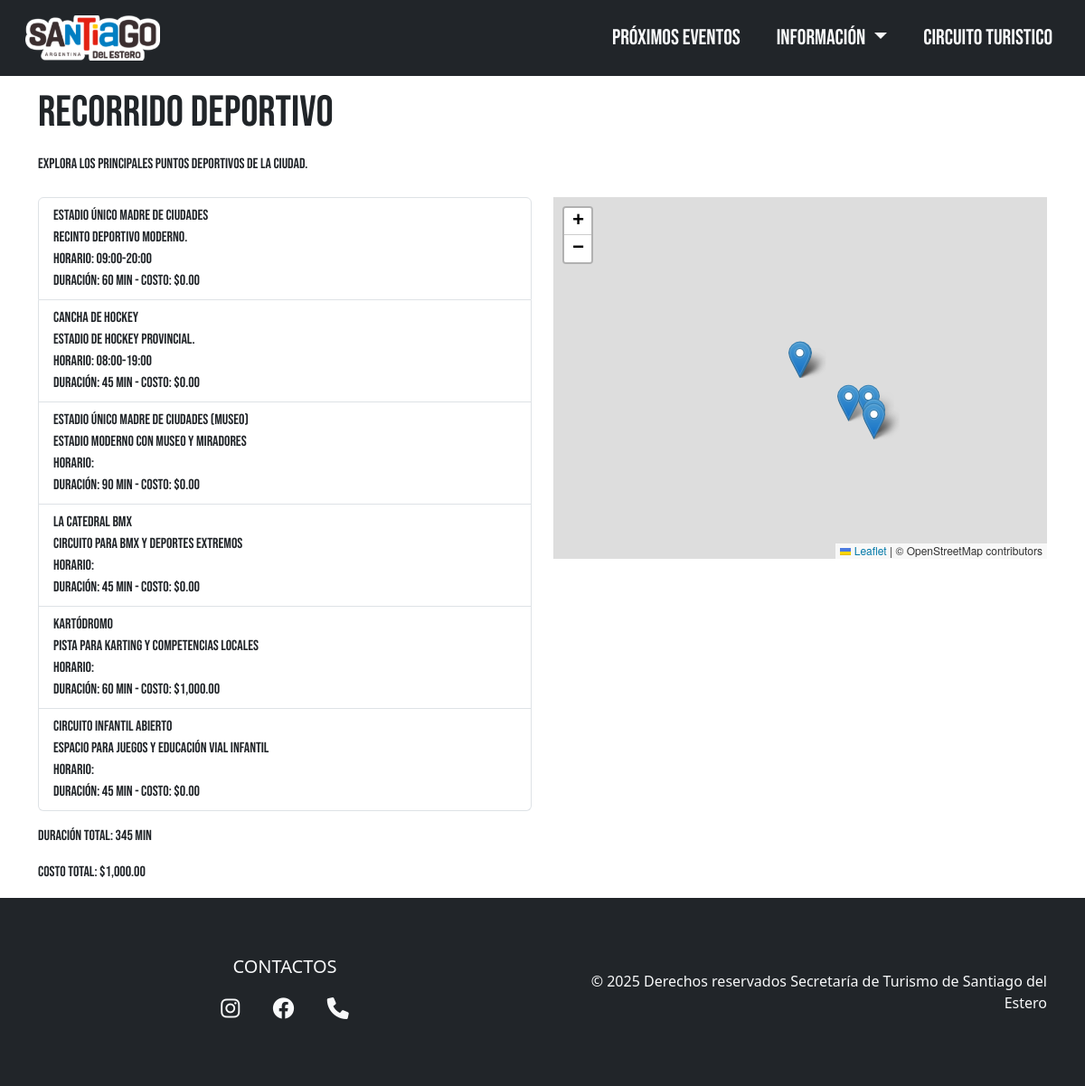
Screenshot of /recorrido.php?id=1 with the database file from the repository.
### tables this page shows
CREATE TABLE recorridos (
  id INT AUTO_INCREMENT PRIMARY KEY,
  nombre VARCHAR(255) NOT NULL,
  descripcion TEXT,
  imagen TEXT
);

CREATE TABLE destinos (
    id INT AUTO_INCREMENT PRIMARY KEY,
    nombre VARCHAR(255) NOT NULL,
    descripcion TEXT,
    horario VARCHAR(100),
    costo DECIMAL(10,2),
    duracion INT,
    duracion_texto VARCHAR(50),
    costo_texto VARCHAR(100),
    accesibilidad VARCHAR(50),
    imagen VARCHAR(255),
    enlace VARCHAR(255),
    latitud DECIMAL(10,6),
    longitud DECIMAL(10,6),
    categoria VARCHAR(100),
    CONSTRAINT uniq_destino_nombre UNIQUE (nombre)
);

### recorrido.php (the view, shortened to what this page needs)
<?php
require 'db.php';
$id = $_GET['id'] ?? 0;
$stmt = $pdo->prepare('SELECT nombre, descripcion FROM recorridos WHERE id = ?');
$stmt->execute([$id]);
$rec = $stmt->fetch();
$dstmt = $pdo->prepare('SELECT d.* FROM destinos d JOIN recorrido_destinos rd ON d.id = rd.destino_id WHERE rd.recorrido_id = ?');
$dstmt->execute([$id]);
$destinos = $dstmt->fetchAll();
$totalDur = array_sum(array_column($destinos, 'duracion'));
$totalCosto = array_sum(array_column($destinos, 'costo'));
?>
<!DOCTYPE html>
<html lang="es">
<head>
  <link rel="stylesheet" href="https://unpkg.com/leaflet@1.9.4/dist/leaflet.css" />
</head>
<body class="bg-body bebas-neue-regular">
  <header>
  </header>
  <main class="container pt-5 mt-5">
    <h1 class="mb-3" style="font-size:3em;"><?= htmlspecialchars($rec['nombre']) ?></h1>
    <p class="mb-4"><?= htmlspecialchars($rec['descripcion']) ?></p>
    <div class="row">
      <div class="col-md-6">
        <ul class="list-group mb-3">
          <?php foreach ($destinos as $d): ?>
            <li class="list-group-item">
              <strong><?= htmlspecialchars($d['nombre']) ?></strong><br>
              <?= htmlspecialchars($d['descripcion']) ?><br>
              Horario: <?= htmlspecialchars($d['horario']) ?>
              <br>Duración: <?= (int)$d['duracion'] ?> min - Costo: $<?= number_format($d['costo'], 2) ?>
            </li>
          <?php endforeach; ?>
        </ul>
        <p><strong>Duración total:</strong> <?= (int)$totalDur ?> min</p>
        <p><strong>Costo total:</strong> $<?= number_format($totalCosto, 2) ?></p>
      </div>
      <div class="col-md-6">
        <div id="map" style="height:400px"></div>
      </div>
    </div>
  </main>
</body>
</html>

### css/index-satyle.css (style rules this page uses)
:root { --celeste: #007EC2; --rojo: #950808; --azul: #1B0C82; --blanco: #f8f9fa; --negro: #402b2f; --amarillo: #ffcb05; --gris: #80828581; }
.navbar-nav .nav-item .nav-link { background-color: transparent; color: var(--blanco); text-transform: uppercase; font-family: "Bebas Neue", sans-serif; font-size: 1.5rem; text-wrap: nowrap; transition: all 0.3s linear; }
body { margin: 0; }
.footer { color: var(--blanco); padding: 2rem 0; text-align: center; font-family: Segoe UI, sans-serif; }
.social-links a { color: var(--blanco); font-size: 1.5rem; margin: 0 1rem; transition: all 0.3s ease; }
.bebas-neue-regular { font-family: "Bebas Neue", sans-serif; font-weight: 200; font-style: normal; }

### rows the page displays
recorridos: nombre "Recorrido Deportivo", descripcion "Explora los principales puntos deportivos de la ciudad."
destinos: nombre "Estadio Único Madre de Ciudades", descripcion "Recinto deportivo moderno.", horario "09:00-20:00", duracion "60", costo "0.00"
destinos: nombre "Cancha de Hockey", descripcion "Estadio de hockey provincial.", horario "08:00-19:00", duracion "45", costo "0.00"
destinos: nombre "Estadio Único Madre de Ciudades (museo)", descripcion "Estadio moderno con museo y miradores", duracion "90", costo "0.00"
destinos: nombre "La Catedral BMX", descripcion "Circuito para BMX y deportes extremos", duracion "45", costo "0.00"
destinos: nombre "Kartódromo", descripcion "Pista para karting y competencias locales", duracion "60", costo "1,000.00"
destinos: nombre "Circuito Infantil Abierto", descripcion "Espacio para juegos y educación vial infantil", duracion "45", costo "0.00"

### other values shown
$totalDur "345"
$totalCosto "1,000.00"
